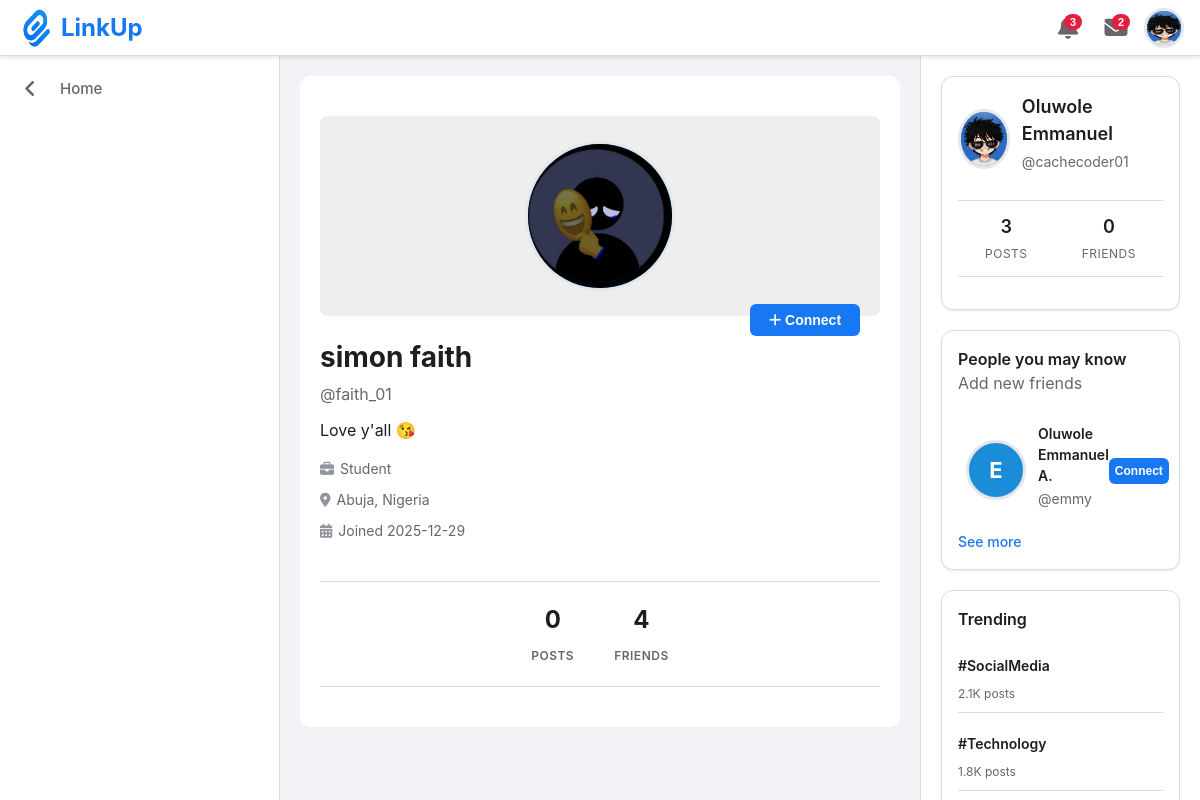
The page /profile_view.php?id=7 (signed in) on the database its author committed.
### tables this page shows
CREATE TABLE `users` (
  `id` int(11) NOT NULL,
  `date` date NOT NULL DEFAULT current_timestamp(),
  `profile` int(1) NOT NULL,
  `username` varchar(20) NOT NULL,
  `email` varchar(100) NOT NULL,
  `password` varchar(255) NOT NULL,
  `full_name` varchar(50) NOT NULL,
  `profile_img` varchar(255) NOT NULL,
  `bio` text NOT NULL,
  `profession` varchar(20) NOT NULL,
  `location` varchar(50) NOT NULL
);

### profile_view.php (the view, shortened to what the rows shown need)
<!DOCTYPE html>
<html lang="en">
<head>
    <link rel="stylesheet" href="assets/css/social-dashboard.css">
    <link rel="stylesheet" href="assets/fonts/css/all.min.css">
</head>
<body>
<?php
    include 'config/db_connect.php';
    $email = $_SESSION["email"];
    $user_id = $_SESSION['user_id'];
    $stmt = $conn->prepare("SELECT * FROM users WHERE email = ?");
    $stmt ->bind_param("s", $email);
    $stmt ->execute();
    $result = $stmt -> get_result();
    if ($result -> num_rows > 0) {
        while ($row = $result -> fetch_assoc()) {
            $username = $row["username"];
            $profile_img = $row["profile_img"];
            $name =  $row["full_name"];
            $p_avater = substr($username, 0, 1);
        }
    }
?>
    <header class="header">
        <div class="header-left">
            <h1 class="brand-name">LinkUp</h1>
        </div>
        <div class="header-right">
            <div class="user-menu user">
                <button class="icon-btn">
                    <div class="default-avatar-placeholder">
                        <?php
                            if (empty($profile_img)) {
                                echo '<p>'.strtoupper($p_avater).'</p>';
                            }else {
                                echo '<img src="assets/images/profiles/'.$profile_img.'">';
                            }
                        ?>
                    </div>
                </button>
            </div>
        </div>
    </header>
    <div class="main-container">
        <main class="main-feed">
            <?php
            include 'post.php';
                $poster_id = $_GET["id"];
                $profile = getProfileInfo($poster_id);
                $full_name = $profile['full_name'];
                $p_username = $profile['username'];
                $p_profile = $profile['profile_img'];
                $p_bio = $profile['bio'];
                $p_prof = $profile['profession'];
                $p_location = $profile['location'];
                $p_datejoined = $profile['date'];
                $pp_avatar = substr($p_username, 0, 1);
            ?>
            <section>
                <div class="profile-view">
                    <div class="modal-body">
                        <div class="profile-details">
                            <div class="profile-header-section">
                                <div class="profile-cover">
                                    <div class="cover-placeholder">
                                        <div class="default-avatar-placeholder">
                                            <?php
                                                if (empty($p_profile)) {
                                                    echo '<p>'.strtoupper($pp_avatar).'</p>';
                                                }else {
                                                    echo '<img src="assets/images/profiles/'.$p_profile.'">';
                                                }
                                            ?>
                                        </div>
                                    </div>
                                </div>
                                <div class="profile-info-section">
                                    <div class="profile-details-info">
                                        <h2><?= $full_name ?></h2>
                                        <p class="profile-username">@<?= $p_username ?></p>
                                        <p class="profile-bio"><?= ucfirst($p_bio) ?></p>
                                        <div class="profile-meta">
                                            <span class="meta-item">
                                                <i class="fas fa-briefcase"></i>
                                                <?php
                                                    if (empty($p_prof)) {
                                                        echo 'Not set yet';
                                                    }else {
                                                        echo $p_prof;
                                                    }
                                                ?>
                                            </span>
                                            <span class="meta-item">
                                                <i class="fas fa-map-marker-alt"></i>
                                                <?php
                                                    if (empty($p_location)) {
                                                        echo 'Not set yet';
                                                    }else {
                                                        echo $p_location;
                                                    }
                                                ?>
                                            </span>
                                            <span class="meta-item" id="profileJoined">
                                                <i class="fas fa-calendar-alt"></i> Joined <?= $p_datejoined ?>
                                            </span>
                                        </div>
                                    </div>
                                </div>
                            </div>
                        </div>
                    </div>
                </div>
            </div>
    <aside class="right-sidebar">
        <div class="profile-card">
            <div class="profile-header">
                    <div class="default-avatar-placeholder">
                        <?php
                            if (empty($profile_img)) {
                                echo '<p>'.strtoupper($p_avater).'</p>';
                            }else {
                                echo '<img src="assets/images/profiles/'.$profile_img.'">';
                            }
                        ?>
                    </div>
                <div class="profile-info">
                    <h4 class="profile-name"><?= $name ?></h4>
                    <p class="profile-username">@<?= $username ?></p>
                </div>
            </div>
        </div>
        <div class="suggestions-card">
            <div class="suggestions-list">
            <?php
                    $users = getFindFriends($user_id);
                    if (!empty($users)) {
                        foreach ($users as $user) {
                            $f_id = $user["id"];
                            $f_name = $user['full_name'];
                            $f_username = $user["username"];
                            $f_profile_img = $user["profile_img"];
                            $F_p_avatar = substr($f_username, 0, 1);
                        echo '<div class="suggestion-item">
                                <a href="profile_view.php?id='.$f_id.'" class="suggestion-info">
                                    <div class="suggestion-avatar">
                                        <div class="default-avatar-placeholder">';
                                            if (empty($f_profile_img)) {
                                                echo '<p>'.strtoupper($F_p_avatar).'</p>';
                                            }else {
                                                echo '<img src="assets/images/profiles/'.$f_profile_img.'">';
                                            }
                                    echo '</div>
                                    </div>
                                    <div class="suggestion-details">
                                        <h5>'.ucwords($f_name).'</h5>
                                        <p>@'.$f_username.'</p>
                                    </div>
                                </a>
                                <form method="POST" action="follow.php">
                                    <input type="hidden" name="id" value="'.$f_id.'">
                                    <input type="hidden" name="action" value="follow">
                                    <button type="submit" class="follow-btn">Connect</button>
                                </form>
                            </div>';
                        }
                    }else {
                        echo '<p class="no-suggestions">No suggested friends</p>';
                    }
                ?>
            </div>
        </div>
    </aside>
</body>
</html>

### rows shown on the page
users: profile_img (picture), full_name "Oluwole Emmanuel", username "cachecoder01"
users: profile_img (picture), full_name "simon faith", username "faith_01", bio "Love y'all 😘", profession "Student", location "Abuja, Nigeria", date "2025-12-29"
users: username "E", full_name "Oluwole Emmanuel A.", username "emmy"

### other values the page prints
$friends "4"
$count "3"
